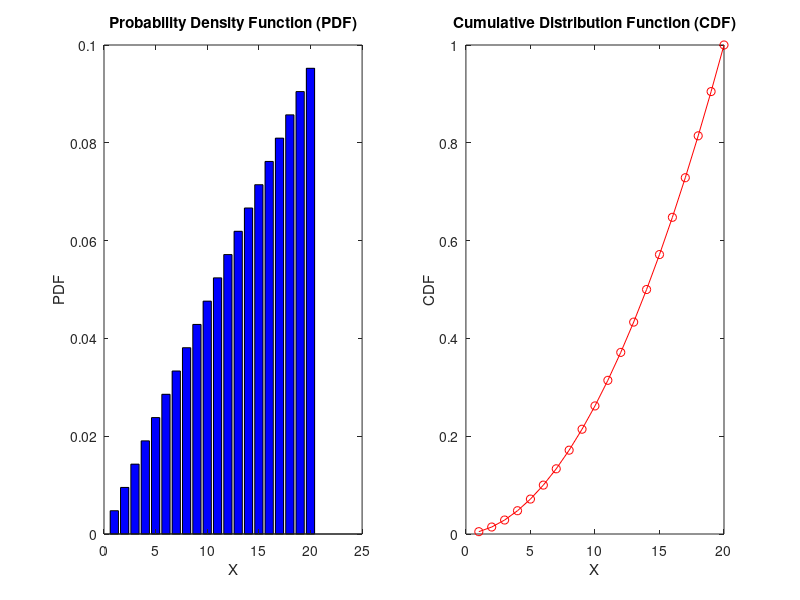

Write the MATLAB code that produced this figure.
% Define the PDF function
pdf = @(x) x / 210;

% Create an array of the first 20 real numbers from 1 to 20
x_values = 1:20;

% Calculate the PDF and CDF values for each number
pdf_values = pdf(x_values);
cdf_values = cumsum(pdf_values);

% Plot PDF and CDF
figure;
subplot(1, 2, 1);
bar(x_values, pdf_values, 'b');
xlabel('X');
ylabel('PDF');
title('Probability Density Function (PDF)');

subplot(1, 2, 2);
plot(x_values, cdf_values, 'ro-');
xlabel('X');
ylabel('CDF');
title('Cumulative Distribution Function (CDF)');

% Finding P(X > 17)
cdf_17th = cdf_values(17);  % MATLAB uses 1-based indexing
prob = 1 - cdf_17th;

fprintf('P(X > 17) is %.4f\n', prob);



